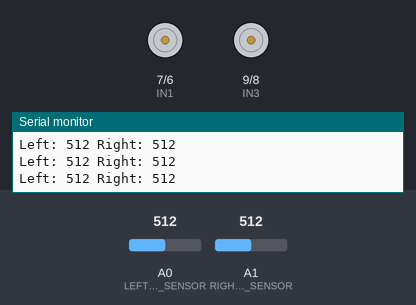
A sketch run on a simulated Arduino Uno, built with avr-gcc and run on an emulated ATmega328P. On the bench: motor-driver pin pairs drawn as motors (green arrow = first pin HIGH = forward, orange = second pin HIGH = backward, longer = more drive, scaled by the enable pin), the last lines printed to the serial monitor. The inputs (shaded band) are chosen by the test bench; at power-on: A0 (LEFT_LINE_SENSOR) = 512, A1 (RIGHT_LINE_SENSOR) = 512.

Above: at 20.2 s.
20.3 s: A0 (LEFT_LINE_SENSOR) set to 523
At 20.78 s:
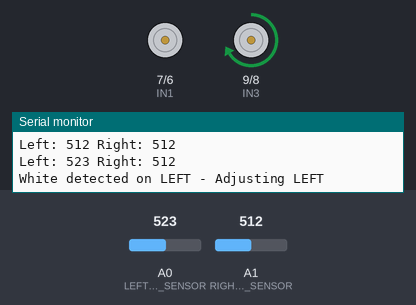
23.3 s: A1 (RIGHT_LINE_SENSOR) set to 524
At 24.4 s:
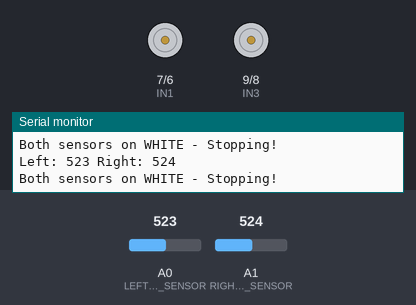
25.5 s: A0 (LEFT_LINE_SENSOR) set to 511
At 25.99 s:
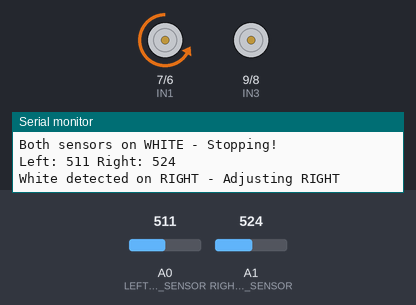
28.5 s: A1 (RIGHT_LINE_SENSOR) set to 511
At 29.9 s:
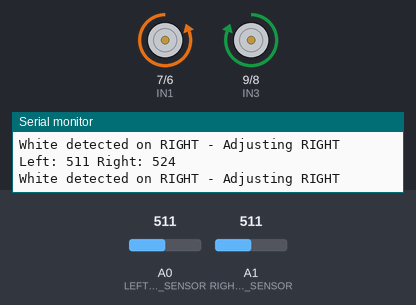
30.2 s: A1 (RIGHT_LINE_SENSOR) set to 716
At 30.65 s:
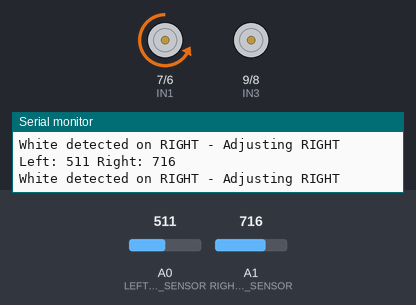
33.2 s: A1 (RIGHT_LINE_SENSOR) set to 490
At 34.7 s:
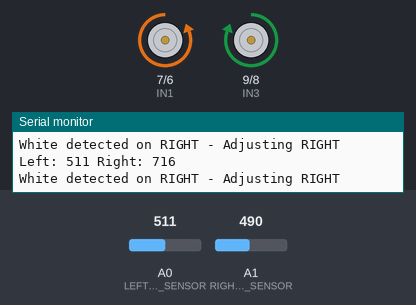
Timing chart, 0 to 35.9 s (numbered marks = the images above; inputs shaded):
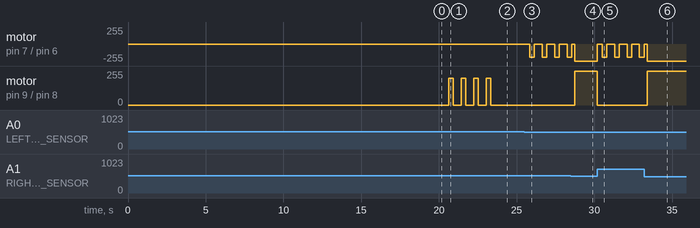

The sketch:

LineFollower.ino
```cpp
#include <Arduino.h>

// Motor Pins
#define ENA 5   // Right motor speed
#define IN1 7   // Right motor direction
#define IN2 6   // Right motor direction
#define ENB 10  // Left motor speed
#define IN3 9   // Left motor direction
#define IN4 8   // Left motor direction

// Line Sensor Pins
#define LEFT_LINE_SENSOR A0
#define RIGHT_LINE_SENSOR A1

// Constants
const int MOTOR_SPEED = 255;
const int TURN_SPEED = 200;    // Slower speed for line corrections

// Variables for calibration
int whiteThreshold = 0;
int blackThreshold = 1023;
int LINE_THRESHOLD = 500;  // Will be set during calibration

void setup() {
  // Motor setup
  pinMode(ENA, OUTPUT);
  pinMode(IN1, OUTPUT);
  pinMode(IN2, OUTPUT);
  pinMode(ENB, OUTPUT);
  pinMode(IN3, OUTPUT);
  pinMode(IN4, OUTPUT);

  // Line sensor setup
  pinMode(LEFT_LINE_SENSOR, INPUT);
  pinMode(RIGHT_LINE_SENSOR, INPUT);

  Serial.begin(9600);
  delay(2000);

  // Run calibration
  calibrateSensors();
}

void calibrateSensors() {
  Serial.println("\n=== SENSOR CALIBRATION ===");
  Serial.println("1. Place both sensors on WHITE surface");
  Serial.println("2. Waiting 5 seconds...");
  delay(5000);

  // Read white surface
  int maxWhite = 0;
  for(int i = 0; i < 10; i++) {
    int leftValue = analogRead(LEFT_LINE_SENSOR);
    int rightValue = analogRead(RIGHT_LINE_SENSOR);
    maxWhite = max(maxWhite, max(leftValue, rightValue));
    delay(100);
  }

  Serial.println("3. Place both sensors on BLACK line");
  Serial.println("4. Waiting 5 seconds...");
  delay(5000);

  // Read black surface
  int minBlack = 1023;
  for(int i = 0; i < 10; i++) {
    int leftValue = analogRead(LEFT_LINE_SENSOR);
    int rightValue = analogRead(RIGHT_LINE_SENSOR);
    minBlack = min(minBlack, min(leftValue, rightValue));
    delay(100);
  }

  // Calculate thresholds
  whiteThreshold = maxWhite + 50;  // Add margin
  blackThreshold = minBlack - 50;  // Subtract margin
  LINE_THRESHOLD = (whiteThreshold + blackThreshold) / 2;

  Serial.println("\n=== CALIBRATION RESULTS ===");
  Serial.print("White Threshold: ");
  Serial.println(whiteThreshold);
  Serial.print("Black Threshold: ");
  Serial.println(blackThreshold);
  Serial.print("Line Threshold: ");
  Serial.println(LINE_THRESHOLD);

  Serial.println("\nStarting in 5 seconds...");
  delay(5000);
}

void moveForward() {
  // Right motor forward
  analogWrite(ENA, MOTOR_SPEED);
  digitalWrite(IN1, LOW);
  digitalWrite(IN2, HIGH);

  // Left motor forward
  analogWrite(ENB, MOTOR_SPEED);
  digitalWrite(IN3, HIGH);
  digitalWrite(IN4, LOW);
}

void adjustRight() {
  // Right motor forward at turn speed
  analogWrite(ENA, TURN_SPEED);
  digitalWrite(IN1, LOW);
  digitalWrite(IN2, HIGH);

  // Stop left motor
  analogWrite(ENB, 0);
  digitalWrite(IN3, LOW);
  digitalWrite(IN4, LOW);
}

void adjustLeft() {
  // Stop right motor
  analogWrite(ENA, 0);
  digitalWrite(IN1, LOW);
  digitalWrite(IN2, LOW);

  // Left motor forward at turn speed
  analogWrite(ENB, TURN_SPEED);
  digitalWrite(IN3, HIGH);
  digitalWrite(IN4, LOW);
}

void stopMotors() {
  digitalWrite(IN1, LOW);
  digitalWrite(IN2, LOW);
  digitalWrite(IN3, LOW);
  digitalWrite(IN4, LOW);
  analogWrite(ENA, 0);
  analogWrite(ENB, 0);
}

void handleLineDetection() {
  int leftValue = analogRead(LEFT_LINE_SENSOR);
  int rightValue = analogRead(RIGHT_LINE_SENSOR);

  // Print sensor values for debugging
  Serial.print("Left: ");
  Serial.print(leftValue);
  Serial.print(" Right: ");
  Serial.println(rightValue);

  // If both sensors detect white, stop
  if (leftValue > LINE_THRESHOLD && rightValue > LINE_THRESHOLD) {
    Serial.println("Both sensors on WHITE - Stopping!");
    stopMotors();
    delay(500);  // Longer delay for full stop
    return;
  }

  // If either sensor detects white line
  if (leftValue > LINE_THRESHOLD || rightValue > LINE_THRESHOLD) {
    stopMotors();
    delay(300);  // Longer delay for full stop

    if (leftValue > LINE_THRESHOLD) {
      // Left sensor on white, adjust left (away from white)
      Serial.println("White detected on LEFT - Adjusting LEFT");
      adjustLeft();
      delay(300);  // Longer adjustment time
    } else {
      // Right sensor on white, adjust right (away from white)
      Serial.println("White detected on RIGHT - Adjusting RIGHT");
      adjustRight();
      delay(300);  // Longer adjustment time
    }
    stopMotors();  // Full stop after adjustment
    delay(200);
  }
}

void loop() {
  // Check line sensors
  if (analogRead(LEFT_LINE_SENSOR) < LINE_THRESHOLD &&
      analogRead(RIGHT_LINE_SENSOR) < LINE_THRESHOLD) {
    // Both sensors on black - safe to move
    moveForward();
    delay(50);
  } else {
    // White detected - need correction
    handleLineDetection();
  }
}
```

Measured:
- the behaviour switches between 512 and 513 on A0 (LEFT_LINE_SENSOR) (found by bisection; images 0 and 1)
- the behaviour switches between 512 and 513 on A1 (RIGHT_LINE_SENSOR) (found by bisection; images 1 and 2)
- after the input at 20.3 s, motor on pin 9 (IN3) / pin 8 (IN4): alternates forward 200/255 for 0.30 s and stopped for 0.50 s, starting after 0.33 s
- after the input at 23.3 s, motor on pin 9 (IN3) / pin 8 (IN4): goes on until 23.3 s, then stays stopped
- after the input at 25.5 s, motor on pin 7 (IN1) / pin 6 (IN2): alternates backward 200/255 for 0.30 s and stopped for 0.50 s, starting after 0.34 s
- after the input at 28.5 s, motor on pin 9 (IN3) / pin 8 (IN4): stopped → forward 255/255 after 0.25 s
- after the input at 30.2 s, motor on pin 7 (IN1) / pin 6 (IN2): backward 255/255 → stopped at once, then repeats every 0.80 s: backward 200/255 0.30 s, stopped 0.50 s; motor on pin 9 (IN3) / pin 8 (IN4): forward 255/255 → stopped at once
- after the input at 33.2 s, motor on pin 9 (IN3) / pin 8 (IN4): stopped → forward 255/255 after 0.21 s
